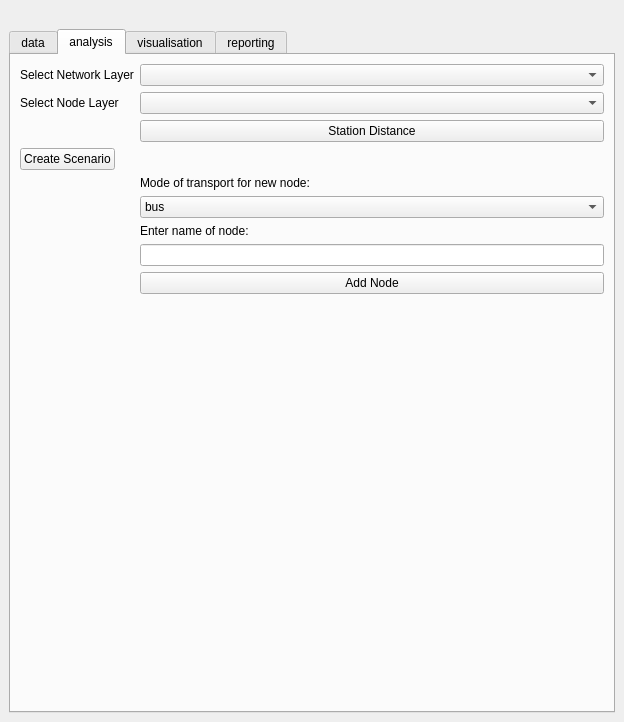
<?xml version="1.0" encoding="UTF-8"?>
<ui version="4.0">
 <class>SpatialDecisionDockWidgetBase</class>
 <widget class="QDockWidget" name="SpatialDecisionDockWidgetBase">
  <property name="geometry">
   <rect>
    <x>0</x>
    <y>0</y>
    <width>624</width>
    <height>722</height>
   </rect>
  </property>
  <property name="windowTitle">
   <string>PASCAL</string>
  </property>
  <widget class="QWidget" name="dockWidgetContents">
   <layout class="QGridLayout" name="gridLayout">
    <item row="1" column="1">
     <widget class="QTabWidget" name="sampleWidgets">
      <property name="currentIndex">
       <number>1</number>
      </property>
      <widget class="QWidget" name="dataTab">
       <attribute name="title">
        <string>data</string>
       </attribute>
       <layout class="QVBoxLayout" name="verticalLayout_2" stretch="0">
        <item>
         <widget class="QPushButton" name="loadAmsterdamNoordButton">
          <property name="text">
           <string>Load data Amsterdam Noord</string>
          </property>
         </widget>
        </item>
       </layout>
      </widget>
      <widget class="QWidget" name="analysisTab">
       <attribute name="title">
        <string>analysis</string>
       </attribute>
       <layout class="QFormLayout" name="formLayout_4">
        <property name="fieldGrowthPolicy">
         <enum>QFormLayout::AllNonFixedFieldsGrow</enum>
        </property>
        <item row="1" column="0">
         <widget class="QLabel" name="label_3">
          <property name="text">
           <string>Select Network Layer</string>
          </property>
         </widget>
        </item>
        <item row="1" column="1">
         <widget class="QComboBox" name="selectNetworkCombo"/>
        </item>
        <item row="2" column="0">
         <widget class="QLabel" name="label_4">
          <property name="text">
           <string>Select Node Layer</string>
          </property>
         </widget>
        </item>
        <item row="2" column="1">
         <widget class="QComboBox" name="selectNodeCombo"/>
        </item>
        <item row="3" column="1">
         <widget class="QPushButton" name="stationDistanceButton">
          <property name="text">
           <string>Station Distance</string>
          </property>
         </widget>
        </item>
        <item row="9" column="0">
         <widget class="QPushButton" name="createScenarioButton">
          <property name="text">
           <string>Create Scenario</string>
          </property>
         </widget>
        </item>
        <item row="10" column="1">
         <widget class="QLabel" name="label_2">
          <property name="text">
           <string>Mode of transport for new node:</string>
          </property>
         </widget>
        </item>
        <item row="11" column="1">
         <widget class="QComboBox" name="selectTransportCombo">
          <item>
           <property name="text">
            <string>bus</string>
           </property>
          </item>
          <item>
           <property name="text">
            <string>tram</string>
           </property>
          </item>
          <item>
           <property name="text">
            <string>rail</string>
           </property>
          </item>
          <item>
           <property name="text">
            <string>metro</string>
           </property>
          </item>
          <item>
           <property name="text">
            <string>ferry</string>
           </property>
          </item>
         </widget>
        </item>
        <item row="12" column="1">
         <widget class="QLabel" name="label_5">
          <property name="text">
           <string>Enter name of node:</string>
          </property>
         </widget>
        </item>
        <item row="13" column="1">
         <widget class="QLineEdit" name="stopNameEdit"/>
        </item>
        <item row="14" column="1">
         <widget class="QPushButton" name="addNodesButton">
          <property name="text">
           <string>Add Node</string>
          </property>
         </widget>
        </item>
       </layout>
      </widget>
      <widget class="QWidget" name="tab">
       <attribute name="title">
        <string>visualisation</string>
       </attribute>
      </widget>
      <widget class="QWidget" name="visualisationTab">
       <attribute name="title">
        <string>reporting</string>
       </attribute>
       <layout class="QVBoxLayout" name="verticalLayout"/>
      </widget>
     </widget>
    </item>
    <item row="0" column="1">
     <widget class="QLabel" name="label">
      <property name="text">
       <string/>
      </property>
      <property name="pixmap">
       <pixmap>icons/pascal.png</pixmap>
      </property>
     </widget>
    </item>
   </layout>
  </widget>
 </widget>
 <resources/>
 <connections/>
</ui>
